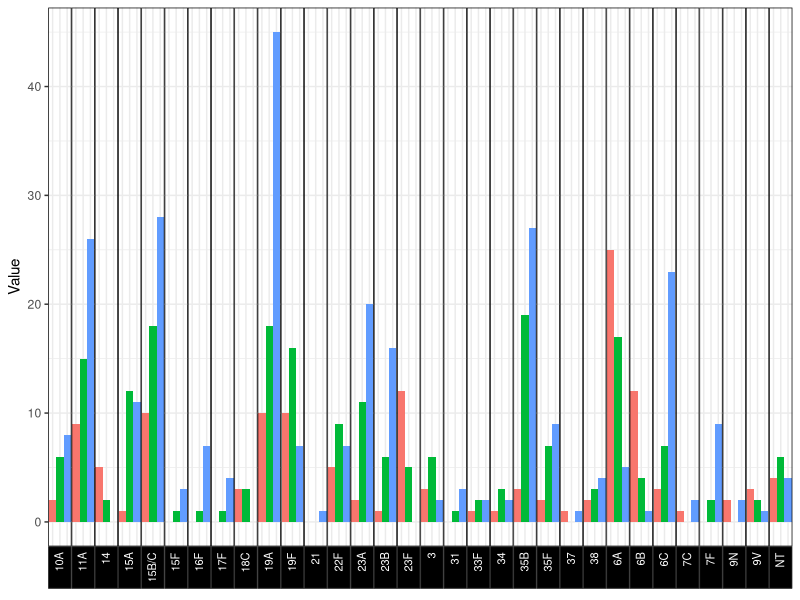

Generate this figure with R:
library(deSolve)

# minimal pneumo model for massachusetts following the earlier matlab version

# read the data
G <- read.csv( "G_massachussetts.csv", row.names = 1)
metadata <- read.csv("metadata_massachussetts.csv", row.names = 1)
init <- read.csv("initialconditions_mass.csv",row.names = 1)

sttime <- read.csv("STcounts_over_time.csv", header = TRUE)
# these are the counts for the serotypes at the 3 times points, 0, 36 months, 72 months
# from the data

# some information for the model
datast <- as.matrix(sttime[, 2:4])

modelpars <-list()
modelpars$v <- 0.061 # there is a reference to 0.1 in my notes, too..
modelpars$sigma <- 0.18
modelpars$migr <- 0.001 # i think actually i had m=0 in my ode version before.. ??

locweights <- read.csv("locusweights_mass.csv", row.names = 1) #
# weighteddev = as.matrix(read.csv("weighteddev_mass.csv",row.names = 1)) #  not needed ; see below

# ---- sanity check for frequencies of the loci at the start
# ifreq = read_tsv("~/Dropbox/Dynamics/NickCroucher/OptimVaccine/FullStrains/RoundOne/mass.locusFreq.csv",
#                col_names = c("locus","freq"))
# locweights <- locweights %>%  left_join(ifreq, by = "locus")
# are these the locus frequencies i get from the initial conditions?
thesefs <- (t(as.numeric(init$init)) %*% as.matrix(G)) / sum(init$init)
# plot(locweights$freq, thesefs)
# they are exactly the same. ok, i do not need to load the frequencies from the previous files.
#
locweights$freq <- t(thesefs) # these are the initial locus frequencies
# and they were also used as the equilibrium locus frequencies in the math, I believe,
# as long as the values in 'init' were the initial levels of the strains

pcv7 <- c("4","6A","6B","9V","14","18C","19F","23F") # the serotypes in the PCV7 vaccines
seronames <- sttime$names
serovt <- rep(0, length(seronames))
serovt[seronames %in% pcv7] <- 1  # not sure if i use this now?

VT <- rep(0, nrow(G))
VT[ metadata$serotype %in% pcv7] <- 1 # this is whether each strain is in the vaccine
VT <- VT*modelpars$v   # now it is the v parameter for each strain


# now set up the model ODE

rr  <- -log(1 - VT)
rho <- log(1 + modelpars$sigma)
migr <- modelpars$migr # 0.001: a small rate compared to VT (0.06 for vaccine strains)

K      <- 100000 # population size (carrying capacity)
LL     <- nrow(G)
tmax   <- 6 # years
tspan  <- seq(0, tmax * 12, by = 12) # time steps are monthly


n_loci <- nrow(locweights)

modifiedGT  <- t(G) * locweights$weight # this is 1090 x 603
GtimesModG  <- as.matrix(G) %*% modifiedGT

# we used something called 'weighteddev' -- these were (from getNickData.m):
# result.weighteddev=result.G*(locusweights.*locusfreq)';
#
# the reason to structure the computation of pi_i using these is that it minimizes
# the number and size of matrix multiplications.
# instead of computing f_l using t(x) %*% G/sum(x)
# and then computing e_l - f_l and then computing G %*% (weights * (e_l - f_l)),
# we compute G %*% weights * e_l once only, and compress the frequency part

weighteddev = as.matrix(G) %*% (as.numeric(locweights$weight * locweights$freq))
# since we are re-doing this, i might name these more sensible things this time, i suppose..
# note in my version of the model, I was not changing or fitting the weight (locus weight e_l)
# in our upcoming work we will want to be able to do that.
# but we should still avoid doing the larger matrix multiplications at each dt or each iteration
# and instead use the (new) weights to define matrices for the model just once before the simulation starts

# anyway here is the ODE that propagates the population forward
# i guess we need to link parms to modelpars .. but anyway ..
diffxt <- function(t, x, parms) {
    totalx <- sum(x)
    dx <- x * (
    log(K / totalx) -
      rr +
      rho * (weighteddev - GtimesModG %*% (x / totalx))
  ) + migr
  list(as.numeric(dx))
}

# and here is how to run it
out <- ode(
  y = as.numeric(init$init),
  times = tspan,
  func = diffxt,
  parms = NULL,
  method = "lsoda",
  atol = 1e-8,
  rtol = 1e-5
)
# the output is 6 rows of 604 numbers
# the first column are the times
# each row is X(t) for that time
# that is a very counterintuitive format
vals <- t(out[, -1, drop = FALSE])
colnames(vals) <- out[, 1]
outdf <- as.data.frame(vals); rm(vals)

# in outdf, each column corresponds to a time, and there are 603 rows, one for each strain.
# from this it should be straightforward to compute the ST changes over time and compare to the data
head(outdf)

# Plotting and investigation

library(tidyverse)
library(ggplot2)

df_long <- sttime %>%
  pivot_longer(
    cols = starts_with("time"),
    names_to = "time",
    values_to = "value"
  )

sep_positions <- seq(3.5, by = 3, length.out = nrow(sttime) - 1)

# todo
#  what are the frequencies?
#  downsample based on frequencies?
#  what are the blue red bars, i.e. what is vaccine type isolates and NVT isolates?
#  How do these ST frequencies link to the Strain numbers? is this even the correct plot?

p <- ggplot(
  df_long,
   aes(
    x = time,
    y = value,
    fill = time
   )
  ) +
  geom_col(
    width=1
  ) +
  facet_grid(
    . ~ names,
    switch = "x",
    scales = "free_x",
    space = "free_x"
  ) +
  labs(
    x = NULL,
    y = "Value"
  ) +
  theme_bw() +
  theme(
    strip.background = element_rect(fill = "black"),
    strip.text = element_text(color = "white", size = 8, angle=90, hjust = 1, vjust = 1),
    panel.border = element_rect(color = "black"),
    axis.text.x = element_blank(),
    axis.ticks.x = element_blank(),
    legend.position = "none",
    panel.spacing = unit(0, "lines")
  )

ggsave(
  "../plots/histogram_recreation.pdf",
  plot = p,
  width = 20,
  height = 4,
  units = "cm"
)
